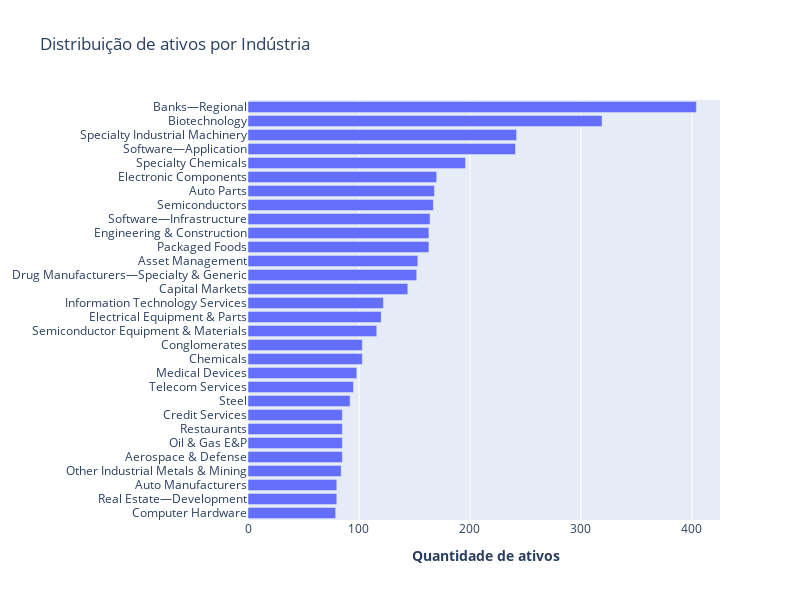

Notebook code for this chart:
### Code cell
fig = go.Figure()


contagem_paises = ativos.Industria.value_counts()[:30].sort_values(ascending=True)
fig.add_trace(go.Bar(y = contagem_paises.index, x = contagem_paises.values, orientation='h'))

fig.update_xaxes(title_text='<b> Quantidade de ativos')

fig.update_layout(title_text='Distribuição de ativos por Indústria', width=800, height=600)
fig.show()

### Figure 1 — Plotly figure (JSON) as saved in the notebook; plotly's stock layout.template omitted (floating-point values rounded to 4 significant figures)
{"data": [{"orientation": "h", "type": "bar", "x": [79, 80, 80, 84, 85, 85, 85, 85, 92, 95, 98, 103, 103, 116, 120, 122, 144, 152, 153, 163, 163, 164, 167, 168, 170, 196, 241, 242, 319, 404], "y": ["Computer Hardware", "Real Estate—Development", "Auto Manufacturers", "Other Industrial Metals & Mining", "Aerospace & Defense", "Oil & Gas E&P", "Restaurants", "Credit Services", "Steel", "Telecom Services", "Medical Devices", "Chemicals", "Conglomerates", "Semiconductor Equipment & Materials", "Electrical Equipment & Parts", "Information Technology Services", "Capital Markets", "Drug Manufacturers—Specialty & Generic", "Asset Management", "Packaged Foods", "Engineering & Construction", "Software—Infrastructure", "Semiconductors", "Auto Parts", "Electronic Components", "Specialty Chemicals", "Software—Application", "Specialty Industrial Machinery", "Biotechnology", "Banks—Regional"]}], "layout": {"height": 600, "title": {"text": "Distribuição de ativos por Indústria"}, "width": 800, "xaxis": {"title": {"text": "<b> Quantidade de ativos"}}}}
